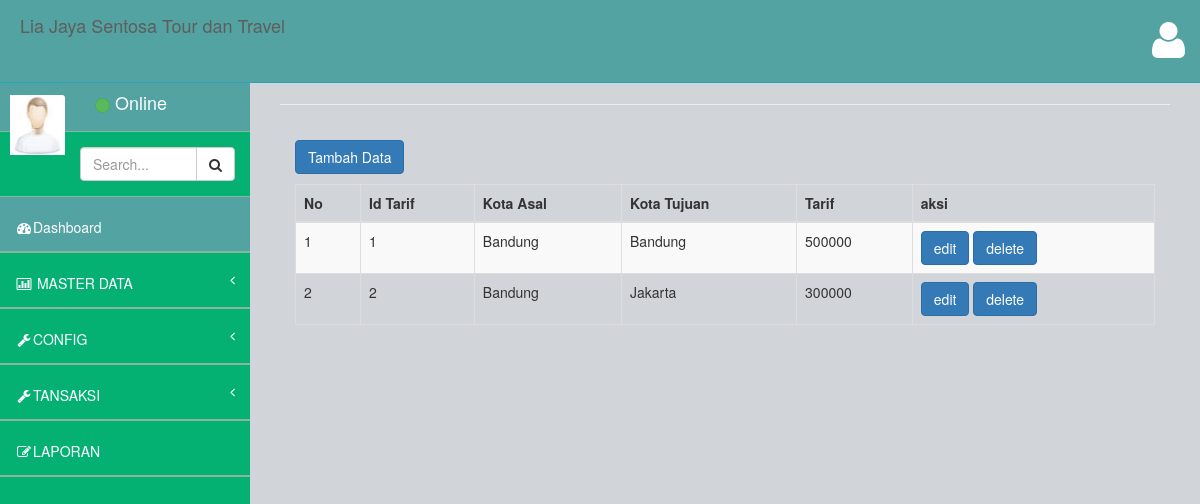
Page /index.php/tarif_kota on the committed database.
### tables this page shows
CREATE TABLE IF NOT EXISTS `tarif_kota` (
  `idtarif` int(11) NOT NULL,
  `kota_asal` varchar(200) DEFAULT NULL,
  `kota_tujuan` varchar(200) DEFAULT NULL,
  `tarif` varchar(200) DEFAULT NULL
);

CREATE TABLE IF NOT EXISTS `kota` (
`idkota` int(11) NOT NULL,
  `idprovinsi` int(11) DEFAULT NULL,
  `nama_kota` varchar(200) DEFAULT NULL,
  `status` varchar(200) DEFAULT NULL
);

### application/controllers/tarif_kota.php (called while the page is built, shortened)
<?php
class Tarif_kota extends CI_Controller {
	function __construct(){
		$this->load->model('m_tarifkota');
    }
	public function index()
	{
		$this->load->model('m_kota');
		$data['menu']		='menu.php';
		$data['content']	='tarif_kota/v_datatarifkota.php';
		$data['data'] = $this->m_tarifkota->getdatatarif();
		$this->load->view('home.php',$data);
	}
 }

### index.php (called while the page is built, shortened)
<?php
require_once BASEPATH.'core/CodeIgniter.php';

### application/models/m_tarifkota.php (called while the page is built, shortened)
<?php
class M_tarifkota extends CI_model {
	public function getdatatarif(){
		return $this->db->get("tarif_kota");
	}
}

### application/models/m_kota.php (called while the page is built, shortened)
<?php
class M_kota extends CI_model {
	private $table="kota";
public function getKotaById($idkota=""){
		return $this->db->where("idkota",$idkota)->get($this->table);
	}
}

### application/views/tarif_kota/v_datatarifkota.php (the view, shortened to what this page needs)
<body>
    <div class="panel-body">
    <a href="<?php echo base_url('index.php/tarif_kota/tambah');?>" class= "btn btn-primary btn-small">Tambah Data</a>
    <p>
        <div class="table-responsive">
            <table class="table table-striped table-bordered table-hover" id="dataTables-example">
                <thead>
                    <tr>
                    <th>No</th>
                    <th>Id Tarif</th>
                    <th>Kota Asal</th>
                    <th>Kota Tujuan</th>
                    <th>Tarif</th>
                    <th>aksi</th>
                </thead>
            <tbody>
                   <tr>
                    <?php
						$no = 1;
						foreach ($data->result() as $row) {
							$kota_asal	= $this->m_kota->getKotaById($row->kota_asal)->row_array();
							$kota_tujuan	= $this->m_kota->getKotaById($row->kota_tujuan)->row_array();
						?>
                        <td><?php echo $no++; ?></td>
                        <td><?php echo $row->idtarif;?></td>
                        <td><?php echo $kota_asal['nama_kota'];?></td>
                        <td><?php echo $kota_tujuan['nama_kota'];?></td>
                        <td><?php echo $row->tarif;?></td>
                        <td>
                            <a class="btn btn-primary" href="<?php echo base_url('index.php/tarif_kota/edit/'.$row->idtarif);?>">edit</a>
                            <a class="btn btn-primary" href="<?php echo base_url('index.php/tarif_kota/hapus/'.$row->idtarif);?>">delete</a>
                   </tr>
                </td>
            </div>
        <?php }?>
    </div>
    </div>
    </body>
    </html>

### assets/css/style.css (style rules this page uses)
body { background-color: #f8f8f8; }

### rows in the picture
tarif_kota: idtarif "1", kota.nama_kota "Bandung", tarif "500000"
tarif_kota: idtarif "2", kota.nama_kota "Bandung", kota.nama_kota "Jakarta", tarif "300000"
